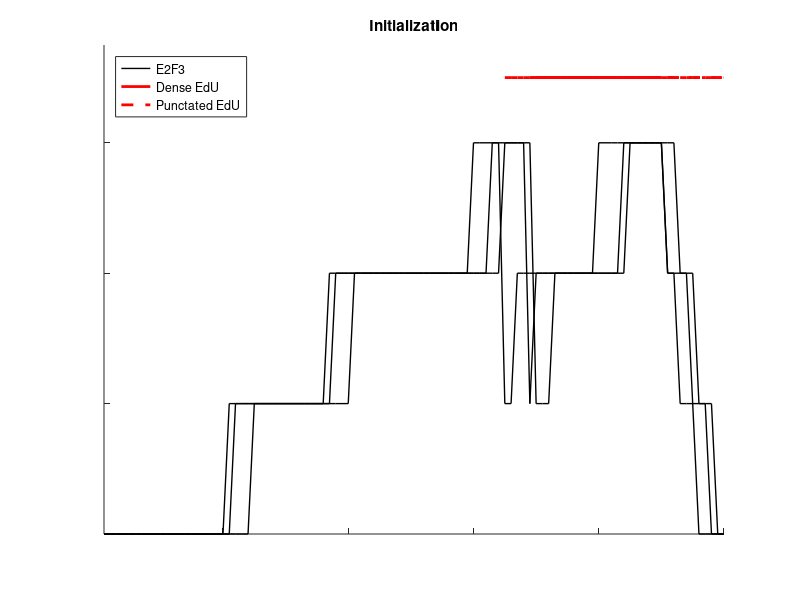
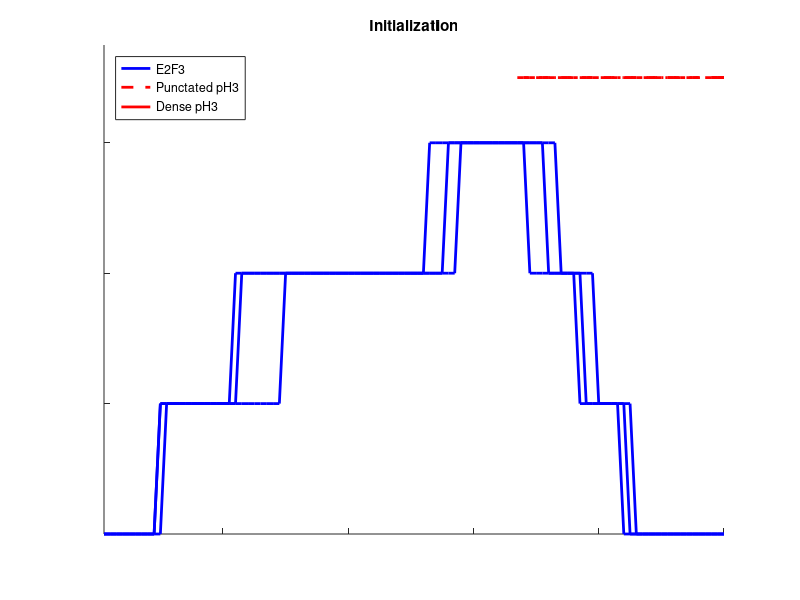
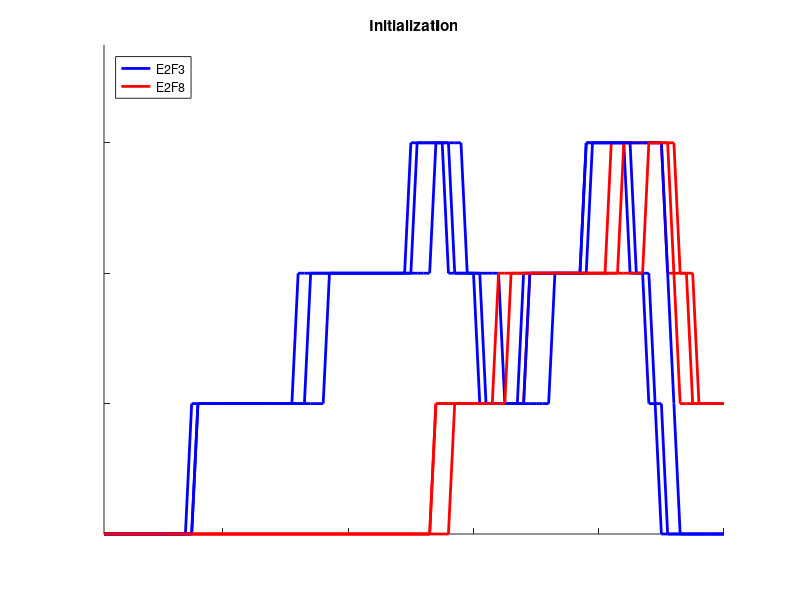
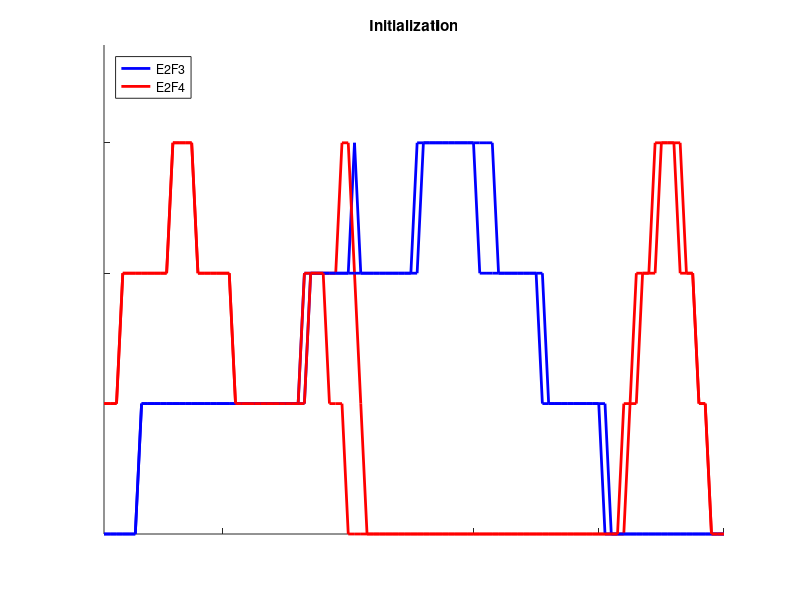

MATLAB code to generate these figures, in order: (Note: this script raises an error after producing the figures.)
# This program is free software; you can redistribute it and/or modify it under the terms of the GNU Affero General Public License version 3 as published by the Free Software Foundation:
# http://www.gnu.org/licenses/agpl-3.0.txt
############################################################

# data
# E2F3A - EdU
file = importdata ("./data/E2F3A_EdU.csv");
E2F3_EdU = ones(3,100);
currentIndex = ones(3,1);
for i = 1:size(file)(1)
  E2F3_EdU(1,currentIndex(1):(currentIndex(1)+file(i,2)-1)) = file(i,1);
  E2F3_EdU(2,currentIndex(2):(currentIndex(2)+file(i,3)-1)) = file(i,1);
  E2F3_EdU(3,currentIndex(3):(currentIndex(3)+file(i,4)-1)) = file(i,1);
  currentIndex(1) = currentIndex(1) + file(i,2);
  currentIndex(2) = currentIndex(2) + file(i,3);
  currentIndex(3) = currentIndex(3) + file(i,4);
end
# EdU - E2F3A
file = importdata ("./data/EdU_E2F3A.csv");
EdU_E2F3 = ones(3,100);
currentIndex = ones(3,1);
for i = 1:size(file)(1)
  EdU_E2F3(1,currentIndex(1):(currentIndex(1)+file(i,2)-1)) = file(i,1);
  EdU_E2F3(2,currentIndex(2):(currentIndex(2)+file(i,3)-1)) = file(i,1);
  EdU_E2F3(3,currentIndex(3):(currentIndex(3)+file(i,4)-1)) = file(i,1);
  currentIndex(1) = currentIndex(1) + file(i,2);
  currentIndex(2) = currentIndex(2) + file(i,3);
  currentIndex(3) = currentIndex(3) + file(i,4);
end
# E2F3A - pH3
file = importdata ("./data/E2F3A_pH3.csv");
E2F3_pH3 = ones(3,100);
currentIndex = ones(3,1);
for i = 1:size(file)(1)
  E2F3_pH3(1,currentIndex(1):(currentIndex(1)+file(i,2)-1)) = file(i,1);
  E2F3_pH3(2,currentIndex(2):(currentIndex(2)+file(i,3)-1)) = file(i,1);
  E2F3_pH3(3,currentIndex(3):(currentIndex(3)+file(i,4)-1)) = file(i,1);
  currentIndex(1) = currentIndex(1) + file(i,2);
  currentIndex(2) = currentIndex(2) + file(i,3);
  currentIndex(3) = currentIndex(3) + file(i,4);
end
# pH3 - E2F3A
file = importdata ("./data/pH3_E2F3A.csv");
pH3_E2F3 = ones(3,100);
currentIndex = ones(3,1);
for i = 1:size(file)(1)
  pH3_E2F3(1,currentIndex(1):(currentIndex(1)+file(i,2)-1)) = file(i,1);
  pH3_E2F3(2,currentIndex(2):(currentIndex(2)+file(i,3)-1)) = file(i,1);
  pH3_E2F3(3,currentIndex(3):(currentIndex(3)+file(i,4)-1)) = file(i,1);
  currentIndex(1) = currentIndex(1) + file(i,2);
  currentIndex(2) = currentIndex(2) + file(i,3);
  currentIndex(3) = currentIndex(3) + file(i,4);
end
# E2F8 - EdU
file = importdata ("./data/E2F8_EdU.csv");
E2F8_EdU = ones(3,100);
currentIndex = ones(3,1);
for i = 1:size(file)(1)
  E2F8_EdU(1,currentIndex(1):(currentIndex(1)+file(i,2)-1)) = file(i,1);
  E2F8_EdU(2,currentIndex(2):(currentIndex(2)+file(i,3)-1)) = file(i,1);
  E2F8_EdU(3,currentIndex(3):(currentIndex(3)+file(i,4)-1)) = file(i,1);
  currentIndex(1) = currentIndex(1) + file(i,2);
  currentIndex(2) = currentIndex(2) + file(i,3);
  currentIndex(3) = currentIndex(3) + file(i,4);
end
# EdU - E2F8
file = importdata ("./data/EdU_E2F8.csv");
EdU_E2F8 = ones(3,100);
currentIndex = ones(3,1);
for i = 1:size(file)(1)
  EdU_E2F8(1,currentIndex(1):(currentIndex(1)+file(i,2)-1)) = file(i,1);
  EdU_E2F8(2,currentIndex(2):(currentIndex(2)+file(i,3)-1)) = file(i,1);
  EdU_E2F8(3,currentIndex(3):(currentIndex(3)+file(i,4)-1)) = file(i,1);
  currentIndex(1) = currentIndex(1) + file(i,2);
  currentIndex(2) = currentIndex(2) + file(i,3);
  currentIndex(3) = currentIndex(3) + file(i,4);
end
#E2F8 - pH3
file = importdata ("./data/E2F8_pH3.csv");
E2F8_pH3 = ones(3,100);
currentIndex = ones(3,1);
for i = 1:size(file)(1)
  E2F8_pH3(1,currentIndex(1):(currentIndex(1)+file(i,2)-1)) = file(i,1);
  E2F8_pH3(2,currentIndex(2):(currentIndex(2)+file(i,3)-1)) = file(i,1);
  E2F8_pH3(3,currentIndex(3):(currentIndex(3)+file(i,4)-1)) = file(i,1);
  currentIndex(1) = currentIndex(1) + file(i,2);
  currentIndex(2) = currentIndex(2) + file(i,3);
  currentIndex(3) = currentIndex(3) + file(i,4);
end
# pH3 - E2F8
file = importdata ("./data/pH3_E2F8.csv");
pH3_E2F8 = ones(3,100);
currentIndex = ones(3,1);
for i = 1:size(file)(1)
  pH3_E2F8(1,currentIndex(1):(currentIndex(1)+file(i,2)-1)) = file(i,1);
  pH3_E2F8(2,currentIndex(2):(currentIndex(2)+file(i,3)-1)) = file(i,1);
  pH3_E2F8(3,currentIndex(3):(currentIndex(3)+file(i,4)-1)) = file(i,1);
  currentIndex(1) = currentIndex(1) + file(i,2);
  currentIndex(2) = currentIndex(2) + file(i,3);
  currentIndex(3) = currentIndex(3) + file(i,4);
end
# E2F3A - E2F8
file = importdata ("./data/E2F3A_E2F8.csv");
E2F3_E2F8 = ones(3,100);
currentIndex = ones(3,1);
for i = 1:size(file)(1)
  E2F3_E2F8(1,currentIndex(1):(currentIndex(1)+file(i,2)-1)) = file(i,1);
  E2F3_E2F8(2,currentIndex(2):(currentIndex(2)+file(i,3)-1)) = file(i,1);
  E2F3_E2F8(3,currentIndex(3):(currentIndex(3)+file(i,4)-1)) = file(i,1);
  currentIndex(1) = currentIndex(1) + file(i,2);
  currentIndex(2) = currentIndex(2) + file(i,3);
  currentIndex(3) = currentIndex(3) + file(i,4);
end
# E2F8 - E2F3A
file = importdata ("./data/E2F8_E2F3A.csv");
E2F8_E2F3 = ones(3,100);
currentIndex = ones(3,1);
for i = 1:size(file)(1)
  E2F8_E2F3(1,currentIndex(1):(currentIndex(1)+file(i,2)-1)) = file(i,1);
  E2F8_E2F3(2,currentIndex(2):(currentIndex(2)+file(i,3)-1)) = file(i,1);
  E2F8_E2F3(3,currentIndex(3):(currentIndex(3)+file(i,4)-1)) = file(i,1);
  currentIndex(1) = currentIndex(1) + file(i,2);
  currentIndex(2) = currentIndex(2) + file(i,3);
  currentIndex(3) = currentIndex(3) + file(i,4);
end
# E2F4 - EdU
file = importdata ("./data/E2F4_EdU.csv");
E2F4_EdU = ones(2,100);
currentIndex = ones(2,1);
for i = 1:size(file)(1)
  E2F4_EdU(1,currentIndex(1):(currentIndex(1)+file(i,2)-1)) = file(i,1);
  E2F4_EdU(2,currentIndex(2):(currentIndex(2)+file(i,3)-1)) = file(i,1);
  currentIndex(1) = currentIndex(1) + file(i,2);
  currentIndex(2) = currentIndex(2) + file(i,3);
end
# EdU - E2F4
file = importdata ("./data/EdU_E2F4.csv");
EdU_E2F4 = ones(2,100);
currentIndex = ones(2,1);
for i = 1:size(file)(1)
  EdU_E2F4(1,currentIndex(1):(currentIndex(1)+file(i,2)-1)) = file(i,1);
  EdU_E2F4(2,currentIndex(2):(currentIndex(2)+file(i,3)-1)) = file(i,1);
  currentIndex(1) = currentIndex(1) + file(i,2);
  currentIndex(2) = currentIndex(2) + file(i,3);
end
# E2F4 - pH3
file = importdata ("./data/E2F4_pH3.csv");
E2F4_pH3 = ones(2,100);
currentIndex = ones(2,1);
for i = 1:size(file)(1)
  E2F4_pH3(1,currentIndex(1):(currentIndex(1)+file(i,2)-1)) = file(i,1);
  E2F4_pH3(2,currentIndex(2):(currentIndex(2)+file(i,3)-1)) = file(i,1);
  currentIndex(1) = currentIndex(1) + file(i,2);
  currentIndex(2) = currentIndex(2) + file(i,3);
end
# pH3 - E2F4
file = importdata ("./data/pH3_E2F4.csv");
pH3_E2F4 = ones(2,100);
currentIndex = ones(2,1);
for i = 1:size(file)(1)
  pH3_E2F4(1,currentIndex(1):(currentIndex(1)+file(i,2)-1)) = file(i,1);
  pH3_E2F4(2,currentIndex(2):(currentIndex(2)+file(i,3)-1)) = file(i,1);
  currentIndex(1) = currentIndex(1) + file(i,2);
  currentIndex(2) = currentIndex(2) + file(i,3);
end
# E2F3A - E2F4
file = importdata ("./data/E2F3A_E2F4.csv");
E2F3_E2F4 = ones(2,100);
currentIndex = ones(2,1);
for i = 1:size(file)(1)
  E2F3_E2F4(1,currentIndex(1):(currentIndex(1)+file(i,2)-1)) = file(i,1);
  E2F3_E2F4(2,currentIndex(2):(currentIndex(2)+file(i,3)-1)) = file(i,1);
  currentIndex(1) = currentIndex(1) + file(i,2);
  currentIndex(2) = currentIndex(2) + file(i,3);
end
#E2F4 - E2F3A
file = importdata ("./data/E2F4_E2F3A.csv");
E2F4_E2F3 = ones(2,100);
currentIndex = ones(2,1);
for i = 1:size(file)(1)
  E2F4_E2F3(1,currentIndex(1):(currentIndex(1)+file(i,2)-1)) = file(i,1);
  E2F4_E2F3(2,currentIndex(2):(currentIndex(2)+file(i,3)-1)) = file(i,1);
  currentIndex(1) = currentIndex(1) + file(i,2);
  currentIndex(2) = currentIndex(2) + file(i,3);
end

# plot variables
x=1:100;
xx = linspace (0, 100, 400);

# initialization figures
# E2F3 - EdU
hf=figure();
hold on;
for i = 1:3
  plot(x,E2F3_EdU(i,:),'k','LineWidth',1,x(EdU_E2F3(i,:)==1),(EdU_E2F3(EdU_E2F3(i,:)==1)+3.5),'r-','LineWidth',2,x(EdU_E2F3(i,:)==2),(EdU_E2F3(EdU_E2F3(i,:)==2)+3.5),'r--','LineWidth',2)
end
axis([1 100 0 3.75],"nolabel");
legend("E2F3","Dense EdU","Punctated EdU","location","NorthWest");
title("Initialization");
print (hf, "./results/E2F3-EdU_MW_initialization.png");
close();
# E2F3 - pH3
hf=figure();
hold on;
for i = 1:3
  plot(x,E2F3_pH3(i,:),'b','LineWidth',2,x(pH3_E2F3(i,:)==1),(pH3_E2F3(pH3_E2F3(i,:)==1)+3.5),'r--','LineWidth',2,x(pH3_E2F3(i,:)==2),(pH3_E2F3(pH3_E2F3(i,:)==2)+3.5),'r-','LineWidth',2)
end
axis([1 100 0 3.75],"nolabel");
legend("E2F3","Punctated pH3","Dense pH3","location","NorthWest");
title("Initialization");
print (hf, "./results/E2F3-pH3_MW_initialization.png");
close();
# E2F3 - E2F8
hf=figure();
hold on;
for i = 1:3
  plot(x,E2F3_E2F8(i,:),'b-','LineWidth',2,E2F8_E2F3(i,:),'r-','LineWidth',2);
end
axis([1 100 0 3.75],"nolabel");
legend("E2F3","E2F8","location","NorthWest")
title("Initialization")
print (hf, "./results/E2F3-E2F8_MW_initialization.png");
close();
# E2F3 - E2F4
hf=figure();
hold on;
for i = 1:2
  plot(x,E2F3_E2F4(i,:),'b-','LineWidth',2,E2F4_E2F3(i,:),'r-','LineWidth',2)
end
axis([1 100 0 3.75],"nolabel")
legend("E2F3","E2F4","location","NorthWest")
title("Initialization")
print (hf, "./results/E2F3-E2F4_MW_initialization.png");
close();
# E2F8 - EdU
hf=figure();
hold on;
for i = 1:3
  plot(x,E2F8_EdU(i,:),'b','LineWidth',2,x(EdU_E2F8(i,:)==1),(EdU_E2F8(EdU_E2F8(i,:)==1)+3.5),'r-','LineWidth',2,x(EdU_E2F8(i,:)==2),(EdU_E2F8(EdU_E2F8(i,:)==2)+3.5),'r--','LineWidth',2)
end
axis([1 100 0 3.75],"nolabel")
legend("E2F8","Dense EdU","Punctated EdU","location","NorthWest")
title("Initialization")
print (hf, "./results/E2F8-EdU_MW_initialization.png");
close();
# E2F8 - pH3
hf=figure();
hold on;
for i = 1:3
  plot(x,E2F8_pH3(i,:),'b','LineWidth',2,x(pH3_E2F8(i,:)==1),(pH3_E2F8(pH3_E2F8(i,:)==1)+3.5),'r--','LineWidth',2,x(pH3_E2F8(i,:)==2),(pH3_E2F8(pH3_E2F8(i,:)==2)+3.5),'r-','LineWidth',2)
end
axis([1 100 0 3.75],"nolabel")
legend("E2F8","Punctated pH3","Dense pH3","location","NorthWest")
title("Initialization")
print (hf, "./results/E2F8-pH3_MW_initialization.png");
close();
# E2F4 - EdU
hf=figure();
hold on;
for i = 1:2
  plot(x,E2F4_EdU(i,:),'b','LineWidth',2,x(EdU_E2F4(i,:)==1),(EdU_E2F4(EdU_E2F4(i,:)==1)+3.5),'r-','LineWidth',2,x(EdU_E2F4(i,:)==2),(EdU_E2F4(EdU_E2F4(i,:)==2)+3.5),'r--','LineWidth',2)
end
axis([1 100 0 3.75],"nolabel")
legend("E2F4","Dense EdU","Punctated EdU","location","NorthWest")
title("Initialization")
print (hf, "./results/E2F4-EdU_MW_initialization.png");
close();
# E2F4 - pH3
hf=figure();
hold on;
for i = 1:2
  plot(x,E2F4_pH3(i,:),'b','LineWidth',2,x(pH3_E2F4(i,:)==1),(pH3_E2F4(pH3_E2F4(i,:)==1)+3.5),'r--','LineWidth',2,x(pH3_E2F4(i,:)==2),(pH3_E2F4(pH3_E2F4(i,:)==2)+3.5),'r-','LineWidth',2)
end
axis([1 100 0 3.75],"nolabel")
legend("E2F4","Punctated pH3","Dense pH3","location","NorthWest")
title("Initialization")
print (hf, "./results/E2F4-pH3_MW_initialization.png");
close();


# E2F3 - swap between EdU and pH3 that minimizes the distance between E2F3_EdU and E2F3_pH3
swapped_E2F3_EdU = E2F3_EdU;
swapped_EdU_E2F3 = EdU_E2F3;
for i = 1:3
  minDistance = inf;
  for p = 1:100
    swapVector = [p:100,1:(p-1)];
    currentDistance = 0;
    for j = 1:3
      currentDistance = currentDistance + sum((E2F3_EdU(i,swapVector)-E2F3_pH3(j,:)).^2);
    end
    if (currentDistance<minDistance)
      minDistance = currentDistance;
      swapped_E2F3_EdU(i,:) = E2F3_EdU(i,swapVector);
      swapped_EdU_E2F3(i,:) = EdU_E2F3(i,swapVector);
    endif
  end
end
# E2F8 - swap between EdU and pH3 that minimizes the distance between E2F8_EdU and E2F8_pH3
swapped_E2F8_EdU = E2F8_EdU;
swapped_EdU_E2F8 = EdU_E2F8;
for i = 1:3
  minDistance = inf;
  for p = 1:100
    swapVector = [p:100,1:(p-1)];
    currentDistance = 0;
    for j = 1:3
      currentDistance = currentDistance + sum((E2F8_EdU(i,swapVector)-E2F8_pH3(j,:)).^2);
    end
    if (currentDistance<minDistance)
      minDistance = currentDistance;
      swapped_E2F8_EdU(i,:) = E2F8_EdU(i,swapVector);
      swapped_EdU_E2F8(i,:) = EdU_E2F8(i,swapVector);
    endif
  end
end
# E2F4 - swap between EdU associated with E2F4 and EdU associated with E2F3 and E2F8
swapped_E2F4_EdU = E2F4_EdU;
swapped_EdU_E2F4 = EdU_E2F4;
for i = 1:2
  minDistance = inf;
  for p = 1:100
    swapVector = [p:100,1:(p-1)];
    currentDistance = 0;
    for j = 1:2
      currentDistance = currentDistance + sum((E2F4_EdU(i,swapVector)-E2F4_pH3(j,:)).^2);
    end
    if (currentDistance<minDistance)
      minDistance = currentDistance;
      swapped_E2F4_EdU(i,:) = E2F4_EdU(i,swapVector);
      swapped_EdU_E2F4(i,:) = EdU_E2F4(i,swapVector);
    endif
  end
end
# swap that minimizes distance between E2Fs for EdU and pH3 and distance between EdUs
inter_E2F3_EdU = swapped_E2F3_EdU;
final_EdU_E2F3 = swapped_EdU_E2F3;
inter_E2F8_EdU = swapped_E2F8_EdU;
final_EdU_E2F8 = swapped_EdU_E2F8;
inter_E2F4_EdU = swapped_E2F4_EdU;
final_EdU_E2F4 = swapped_EdU_E2F4;

# E2F3A initial registration
hf=figure();
hold on;
for i = 1:3
  plot(x,inter_E2F3_EdU(i,:),'r--','LineWidth',2,E2F3_pH3(i,:),'b--','LineWidth',2, ...
     x(final_EdU_E2F3(i,:)==1),(final_EdU_E2F3(final_EdU_E2F3(i,:)==1)+3.5+i*.1),'r-','LineWidth',2,x(final_EdU_E2F3(i,:)==2),(final_EdU_E2F3(final_EdU_E2F3(i,:)==2)+3.5+i*.1),'r--','LineWidth',2, ...
     x(pH3_E2F3(i,:)==1),(pH3_E2F3(pH3_E2F3(i,:)==1)+4+i*.1),'r--','LineWidth',2,x(pH3_E2F3(i,:)==2),(pH3_E2F3(pH3_E2F3(i,:)==2)+4+i*.1),'r-','LineWidth',2);
end
axis([1 100 0 4.5],"nolabel")
legend("E2F3 1","E2F3 2","location","NorthWest")
title("EdU registration based on pH3 levels for E2F3A")
print (hf, "./results/E2F3_MW_initialRegistration1.png");
close();
# E2F8 initial registration
hf=figure();
hold on;
for i = 1:3
  plot(x,inter_E2F8_EdU(i,:),'r--','LineWidth',2,E2F8_pH3(i,:),'b--','LineWidth',2, ...
     x(final_EdU_E2F8(i,:)==1),(final_EdU_E2F8(final_EdU_E2F8(i,:)==1)+3.5+i*.1),'r-','LineWidth',2,x(final_EdU_E2F8(i,:)==2),(final_EdU_E2F8(final_EdU_E2F8(i,:)==2)+3.5+i*.1),'r--','LineWidth',2, ...
     x(pH3_E2F8(i,:)==1),(pH3_E2F8(pH3_E2F8(i,:)==1)+4+i*.1),'r--','LineWidth',2,x(pH3_E2F8(i,:)==2),(pH3_E2F8(pH3_E2F8(i,:)==2)+4+i*.1),'r-','LineWidth',2);
end
axis([1 100 0 4.5],"nolabel")
legend("E2F8 1","E2F8 2","location","NorthWest")
title("EdU registration based on pH3 levels for E2F8")
print (hf, "./results/E2F8_MW_initialRegistration1.png");
close();
# E2F4 initial registration
hf=figure();
hold on;
for i = 1:2
  plot(x,inter_E2F4_EdU(i,:),'r--','LineWidth',2,E2F4_pH3(i,:),'b--','LineWidth',2, ...
     x(final_EdU_E2F4(i,:)==1),(final_EdU_E2F4(final_EdU_E2F4(i,:)==1)+3.5+i*.1),'r-','LineWidth',2,x(final_EdU_E2F4(i,:)==2),(final_EdU_E2F4(final_EdU_E2F4(i,:)==2)+3.5+i*.1),'r--','LineWidth',2, ...
     x(pH3_E2F4(i,:)==1),(pH3_E2F4(pH3_E2F4(i,:)==1)+4+i*.1),'r--','LineWidth',2,x(pH3_E2F4(i,:)==2),(pH3_E2F4(pH3_E2F4(i,:)==2)+4+i*.1),'r-','LineWidth',2);
end
axis([1 100 0 4.5],"nolabel")
legend("E2F4 1","E2F4 2","location","NorthWest")
title("EdU registration based on pH3 levels for E2F4")
print (hf, "./results/E2F4_MW_initialRegistration1.png");
close();
# EdU and pH3 over E2Fs
hf=figure();
hold on;
for i = 1:2
  plot(x(final_EdU_E2F3(i,:)==1),(final_EdU_E2F3(final_EdU_E2F3(i,:)==1)+i*.1),'r-','LineWidth',2,x(final_EdU_E2F3(i,:)==2),(final_EdU_E2F3(final_EdU_E2F3(i,:)==2)+i*.1),'r--','LineWidth',2, ...
     x(pH3_E2F3(i,:)==1),(pH3_E2F3(pH3_E2F3(i,:)==1)+2+i*.1),'r--','LineWidth',2,x(pH3_E2F3(i,:)==2),(pH3_E2F3(pH3_E2F3(i,:)==2)+2+i*.1),'r-','LineWidth',2, ...
     x(final_EdU_E2F8(i,:)==1),(final_EdU_E2F8(final_EdU_E2F8(i,:)==1)+0.5+i*.1),'r-','LineWidth',2,x(final_EdU_E2F8(i,:)==2),(final_EdU_E2F8(final_EdU_E2F8(i,:)==2)+0.5+i*.1),'r--','LineWidth',2, ...
     x(pH3_E2F8(i,:)==1),(pH3_E2F8(pH3_E2F8(i,:)==1)+2.5+i*.1),'r--','LineWidth',2,x(pH3_E2F8(i,:)==2),(pH3_E2F8(pH3_E2F8(i,:)==2)+2.5+i*.1),'r-','LineWidth',2, ...
     x(final_EdU_E2F4(i,:)==1),(final_EdU_E2F4(final_EdU_E2F4(i,:)==1)+1+i*.1),'r-','LineWidth',2,x(final_EdU_E2F4(i,:)==2),(final_EdU_E2F4(final_EdU_E2F4(i,:)==2)+1+i*.1),'r--','LineWidth',2, ...
     x(pH3_E2F4(i,:)==1),(pH3_E2F4(pH3_E2F4(i,:)==1)+3+i*.1),'r--','LineWidth',2,x(pH3_E2F4(i,:)==2),(pH3_E2F4(pH3_E2F4(i,:)==2)+3+i*.1),'r-','LineWidth',2);
end
plot(x(final_EdU_E2F3(3,:)==1),(final_EdU_E2F3(final_EdU_E2F3(3,:)==1)+3*.1),'r-','LineWidth',2,x(final_EdU_E2F3(3,:)==2),(final_EdU_E2F3(final_EdU_E2F3(3,:)==2)+3*.1),'r--','LineWidth',2, ...
     x(pH3_E2F3(3,:)==1),(pH3_E2F3(pH3_E2F3(3,:)==1)+2+3*.1),'r--','LineWidth',2,x(pH3_E2F3(3,:)==2),(pH3_E2F3(pH3_E2F3(3,:)==2)+2+3*.1),'r-','LineWidth',2, ...
     x(final_EdU_E2F8(3,:)==1),(final_EdU_E2F8(final_EdU_E2F8(3,:)==1)+0.5+3*.1),'r-','LineWidth',2,x(final_EdU_E2F8(3,:)==2),(final_EdU_E2F8(final_EdU_E2F8(3,:)==2)+0.5+3*.1),'r--','LineWidth',2, ...
     x(pH3_E2F8(3,:)==1),(pH3_E2F8(pH3_E2F8(3,:)==1)+2.5+3*.1),'r--','LineWidth',2,x(pH3_E2F8(3,:)==2),(pH3_E2F8(pH3_E2F8(3,:)==2)+2.5+3*.1),'r-','LineWidth',2);
axis([1 100 0 3.5],"nolabel")
title("EdU registration based on pH3 levels for each E2F independently")
print (hf, "./results/EdU_MW_initialRegistration1.png");
close();


swapped_E2F3_EdU = E2F3_EdU;
swapped_EdU_E2F3 = EdU_E2F3;
for i = 1:3
  minDistance = inf;
  for p = 1:100
    swapVector = [p:100,1:(p-1)];
    currentDistance = 0;
    for j = 1:3
      currentDistance = currentDistance + sum((E2F3_EdU(i,swapVector)-E2F3_pH3(j,:)).^2);
    end
    if (currentDistance<minDistance)
      minDistance = currentDistance;
      swapped_E2F3_EdU(i,:) = E2F3_EdU(i,swapVector);
      swapped_EdU_E2F3(i,:) = EdU_E2F3(i,swapVector);
    endif
  end
end


# 2nd stage swap: EdU swap accross E2Fs
nbIters=10;
for k = 1:nbIters
  # swap for E2F3A related curves that minimize the distance between Edu and pH3 over E2Fs
  for i = 1:3
    minDistance=inf;
    for p = 1:100
      swapVector = [p:100,1:(p-1)];
      currentDistance = 0;
      for j = 1:2
        currentDistance = currentDistance + sum((swapped_E2F3_EdU(i,swapVector)-E2F3_pH3(j,:)).^2) + ...
                        sum((swapped_EdU_E2F3(i,swapVector)-swapped_EdU_E2F8(j,:)).^2 + ...
                        (swapped_EdU_E2F3(i,swapVector)-swapped_EdU_E2F4(j,:)).^2);
      end
      currentDistance = currentDistance + sum((swapped_E2F3_EdU(i,swapVector)-E2F3_pH3(3,:)).^2) + ...
                        sum((swapped_EdU_E2F3(i,swapVector)-swapped_EdU_E2F8(3,:)).^2);
      if (currentDistance<minDistance)
        minDistance = currentDistance;
        inter_E2F3_EdU(i,:) = swapped_E2F3_EdU(i,swapVector);
        final_EdU_E2F3(i,:) = swapped_EdU_E2F3(i,swapVector);
      endif
    end
  end
  # swap for E2F8 related curves that minimize the distance between Edu and pH3 over E2Fs
  for i = 1:3
    minDistance=inf;
    for p = 1:100
      swapVector = [p:100,1:(p-1)];
      currentDistance = 0;
      for j = 1:2
        currentDistance = currentDistance + sum((swapped_E2F8_EdU(i,swapVector)-E2F8_pH3(j,:)).^2) + ...
                        sum((swapped_EdU_E2F8(i,swapVector)-swapped_EdU_E2F3(j,:)).^2 + ...
                        (swapped_EdU_E2F8(i,swapVector)-swapped_EdU_E2F4(j,:)).^2);
      end
      currentDistance = currentDistance + sum((swapped_E2F8_EdU(i,swapVector)-E2F8_pH3(3,:)).^2) + ...
                        sum((swapped_EdU_E2F8(i,swapVector)-swapped_EdU_E2F3(3,:)).^2);
      if (currentDistance<minDistance)
        minDistance = currentDistance;
        inter_E2F8_EdU(i,:) = swapped_E2F8_EdU(i,swapVector);
        final_EdU_E2F8(i,:) = swapped_EdU_E2F8(i,swapVector);
      endif
    end
  end
  # swap for E2F4 related curves that minimize the distance between Edu and pH3 over E2Fs
  for i = 1:2
    minDistance=inf;
    for p = 1:100
      swapVector = [p:100,1:(p-1)];
      currentDistance = 0;
      for j = 1:2
        currentDistance = currentDistance + sum((swapped_E2F4_EdU(i,swapVector)-E2F4_pH3(j,:)).^2) + ...
                        sum((swapped_EdU_E2F4(i,swapVector)-swapped_EdU_E2F3(j,:)).^2 + ...
                        (swapped_EdU_E2F4(i,swapVector)-swapped_EdU_E2F8(j,:)).^2);
      end
      currentDistance = currentDistance + sum((swapped_EdU_E2F4(i,swapVector)-swapped_EdU_E2F3(j,:)).^2 + ...
                        (swapped_EdU_E2F4(i,swapVector)-swapped_EdU_E2F8(j,:)).^2);
      if (currentDistance<minDistance)
        minDistance = currentDistance;
        inter_E2F4_EdU(i,:) = swapped_E2F4_EdU(i,swapVector);
        final_EdU_E2F4(i,:) = swapped_EdU_E2F4(i,swapVector);
      endif
    end
  end
end

# E2F3A initial registration stage 2
hf=figure();
hold on;
for i = 1:3
  plot(x,inter_E2F3_EdU(i,:),'r--','LineWidth',2,E2F3_pH3(i,:),'b--','LineWidth',2, ...
     x(final_EdU_E2F3(i,:)==1),(final_EdU_E2F3(final_EdU_E2F3(i,:)==1)+3.5+i*.1),'r-','LineWidth',2,x(final_EdU_E2F3(i,:)==2),(final_EdU_E2F3(final_EdU_E2F3(i,:)==2)+3.5+i*.1),'r--','LineWidth',2, ...
     x(pH3_E2F3(i,:)==1),(pH3_E2F3(pH3_E2F3(i,:)==1)+4+i*.1),'r--','LineWidth',2,x(pH3_E2F3(i,:)==2),(pH3_E2F3(pH3_E2F3(i,:)==2)+4+i*.1),'r-','LineWidth',2);
end
axis([1 100 0 4.5],"nolabel")
legend("E2F3 1","E2F3 2","location","NorthWest")
title("EdU registration based on pH3 levels over E2Fs")
print (hf, "./results/E2F3_MW_initialRegistration2.png");
close();
# E2F8 initial registration stage 2
hf=figure();
hold on;
for i = 1:3
  plot(x,inter_E2F8_EdU(i,:),'r--','LineWidth',2,E2F8_pH3(i,:),'b--','LineWidth',2, ...
     x(final_EdU_E2F8(i,:)==1),(final_EdU_E2F8(final_EdU_E2F8(i,:)==1)+3.5+i*.1),'r-','LineWidth',2,x(final_EdU_E2F8(i,:)==2),(final_EdU_E2F8(final_EdU_E2F8(i,:)==2)+3.5+i*.1),'r--','LineWidth',2, ...
     x(pH3_E2F8(i,:)==1),(pH3_E2F8(pH3_E2F8(i,:)==1)+4+i*.1),'r--','LineWidth',2,x(pH3_E2F8(i,:)==2),(pH3_E2F8(pH3_E2F8(i,:)==2)+4+i*.1),'r-','LineWidth',2);
end
axis([1 100 0 4.5],"nolabel")
legend("E2F8 1","E2F8 2","location","NorthWest")
title("EdU registration based on pH3 levels over E2Fs")
print (hf, "./results/E2F8_MW_initialRegistration2.png");
close();
# E2F4 initial registration stage 2
hf=figure();
hold on;
for i = 1:2
  plot(x,inter_E2F4_EdU(i,:),'r--','LineWidth',2,E2F4_pH3(i,:),'b--','LineWidth',2, ...
     x(final_EdU_E2F4(i,:)==1),(final_EdU_E2F4(final_EdU_E2F4(i,:)==1)+3.5+i*.1),'r-','LineWidth',2,x(final_EdU_E2F4(i,:)==2),(final_EdU_E2F4(final_EdU_E2F4(i,:)==2)+3.5+i*.1),'r--','LineWidth',2, ...
     x(pH3_E2F4(i,:)==1),(pH3_E2F4(pH3_E2F4(i,:)==1)+4+i*.1),'r--','LineWidth',2,x(pH3_E2F4(i,:)==2),(pH3_E2F4(pH3_E2F4(i,:)==2)+4+i*.1),'r-','LineWidth',2);
end
axis([1 100 0 4.5],"nolabel")
legend("E2F4 1","E2F4 2","location","NorthWest")
title("EdU registration based on pH3 levels over E2Fs")
print (hf, "./results/E2F4_MW_initialRegistration2.png");
close();
# EdU and pH3 over E2Fs
hf=figure();
hold on;
for i = 1:2
  plot(x(final_EdU_E2F3(i,:)==1),(final_EdU_E2F3(final_EdU_E2F3(i,:)==1)+i*.1),'r-','LineWidth',2,x(final_EdU_E2F3(i,:)==2),(final_EdU_E2F3(final_EdU_E2F3(i,:)==2)+i*.1),'r--','LineWidth',2, ...
     x(pH3_E2F3(i,:)==1),(pH3_E2F3(pH3_E2F3(i,:)==1)+2+i*.1),'r--','LineWidth',2,x(pH3_E2F3(i,:)==2),(pH3_E2F3(pH3_E2F3(i,:)==2)+2+i*.1),'r-','LineWidth',2, ...
     x(final_EdU_E2F8(i,:)==1),(final_EdU_E2F8(final_EdU_E2F8(i,:)==1)+0.5+i*.1),'r-','LineWidth',2,x(final_EdU_E2F8(i,:)==2),(final_EdU_E2F8(final_EdU_E2F8(i,:)==2)+0.5+i*.1),'r--','LineWidth',2, ...
     x(pH3_E2F8(i,:)==1),(pH3_E2F8(pH3_E2F8(i,:)==1)+2.5+i*.1),'r--','LineWidth',2,x(pH3_E2F8(i,:)==2),(pH3_E2F8(pH3_E2F8(i,:)==2)+2.5+i*.1),'r-','LineWidth',2, ...
     x(final_EdU_E2F4(i,:)==1),(final_EdU_E2F4(final_EdU_E2F4(i,:)==1)+1+i*.1),'r-','LineWidth',2,x(final_EdU_E2F4(i,:)==2),(final_EdU_E2F4(final_EdU_E2F4(i,:)==2)+1+i*.1),'r--','LineWidth',2, ...
     x(pH3_E2F4(i,:)==1),(pH3_E2F4(pH3_E2F4(i,:)==1)+3+i*.1),'r--','LineWidth',2,x(pH3_E2F4(i,:)==2),(pH3_E2F4(pH3_E2F4(i,:)==2)+3+i*.1),'r-','LineWidth',2);
end
plot(x(final_EdU_E2F3(3,:)==1),(final_EdU_E2F3(final_EdU_E2F3(3,:)==1)+3*.1),'r-','LineWidth',2,x(final_EdU_E2F3(3,:)==2),(final_EdU_E2F3(final_EdU_E2F3(3,:)==2)+3*.1),'r--','LineWidth',2, ...
     x(pH3_E2F3(3,:)==1),(pH3_E2F3(pH3_E2F3(3,:)==1)+2+3*.1),'r--','LineWidth',2,x(pH3_E2F3(3,:)==2),(pH3_E2F3(pH3_E2F3(3,:)==2)+2+3*.1),'r-','LineWidth',2, ...
     x(final_EdU_E2F8(3,:)==1),(final_EdU_E2F8(final_EdU_E2F8(3,:)==1)+0.5+3*.1),'r-','LineWidth',2,x(final_EdU_E2F8(3,:)==2),(final_EdU_E2F8(final_EdU_E2F8(3,:)==2)+0.5+3*.1),'r--','LineWidth',2, ...
     x(pH3_E2F8(3,:)==1),(pH3_E2F8(pH3_E2F8(3,:)==1)+2.5+3*.1),'r--','LineWidth',2,x(pH3_E2F8(3,:)==2),(pH3_E2F8(pH3_E2F8(3,:)==2)+2.5+3*.1),'r-','LineWidth',2);
axis([1 100 0 3.5],"nolabel")
title("EdU registration based on pH3 levels over E2Fs")
print (hf, "./results/EdU_MW_initialRegistration2.png");
close();

######################################################################
# Hungarian algorithm
######################################################################
# Register E2F3, E2F8 and E2F4 all together
######################################################################
current_E2F3_EdU = inter_E2F3_EdU;
current_E2F3_pH3 = E2F3_pH3;
current_E2F8_EdU = inter_E2F8_EdU;
current_E2F8_pH3 = E2F8_pH3;
current_E2F4_EdU = inter_E2F4_EdU;
current_E2F4_pH3 = E2F4_pH3;
current_E2F3_E2F8 = E2F3_E2F8;
current_E2F3_E2F4 = E2F3_E2F4;
current_E2F8_E2F3 = E2F8_E2F3;
current_E2F4_E2F3 = E2F4_E2F3;
nbIters=100;

for k = 1:nbIters
  # Register E2F3_EdU
  for p = 1:3
    E2F3_EdU_cost = zeros(100);
    for q = 1:2
      for i = 1:100
        for j = 1:100
          E2F3_EdU_cost(j,i) += ((current_E2F3_EdU(p,j)-current_E2F3_pH3(q,i))^2 + (current_E2F3_EdU(p,j)-current_E2F3_E2F8(q,i))^2 + ...
                                (current_E2F3_EdU(p,j)-current_E2F3_E2F4(q,i))^2);
        end
      end
    end
    for i = 1:100
      for j = 1:100
        E2F3_EdU_cost(j,i) += ((current_E2F3_EdU(p,j)-current_E2F3_pH3(3,i))^2 + (current_E2F3_EdU(p,j)-current_E2F3_E2F8(3,i))^2 + ...
                              100*(final_EdU_E2F3(p,j)-final_EdU_E2F3(p,i))^2 + sqrt(min([i-j,100-(i-j)])^2)/k);
      end
    end
    # Assignment with Hungarian algorithm
    [E2F3_EdU_C,E2F3_EdU_T] = hungarian(E2F3_EdU_cost);
    current_E2F3_EdU(p,:) = current_E2F3_EdU(p,E2F3_EdU_C);
    final_EdU_E2F3(p,:) = final_EdU_E2F3(p,E2F3_EdU_C);
  end
  # Register E2F3_pH3
  for p = 1:3
    E2F3_pH3_cost = zeros(100);
    for q = 1:2
      for i=1:100
        for j=1:100
          E2F3_pH3_cost(j,i) += ((current_E2F3_pH3(p,j)-current_E2F3_EdU(q,i))^2 + (current_E2F3_pH3(p,j)-current_E2F3_E2F8(q,i))^2 + ...
                                (current_E2F3_EdU(p,j)-current_E2F3_E2F4(q,i))^2);
        end
      end
    end
    for i=1:100
      for j=1:100
        E2F3_pH3_cost(j,i) += ((current_E2F3_pH3(p,j)-current_E2F3_EdU(3,i))^2 + (current_E2F3_pH3(p,j)-current_E2F3_E2F8(3,i))^2 + ...
                              100*(pH3_E2F3(p,j)-pH3_E2F3(p,i))^2 + sqrt(min([i-j,100-(i-j)])^2)/k);
      end
    end
    # Assignment with Hungarian algorithm
    [E2F3_pH3_C,E2F3_pH3_T] = hungarian(E2F3_pH3_cost);
    current_E2F3_pH3(p,:) = current_E2F3_pH3(p,E2F3_pH3_C);
    pH3_E2F3(p,:) = pH3_E2F3(p,E2F3_pH3_C);
  end
  # Register E2F8_EdU
  for p = 1:3
    E2F8_EdU_cost = zeros(100);
    for q = 1:3
      for i=1:100
        for j=1:100
          E2F8_EdU_cost(j,i) += ((current_E2F8_EdU(p,j)-current_E2F8_pH3(q,i))^2 + (current_E2F8_EdU(p,j)-current_E2F8_E2F3(q,i))^2);
        end
      end
    end
    for i=1:100
      for j=1:100
        E2F8_EdU_cost(j,i) += (100*(final_EdU_E2F8(p,j)-final_EdU_E2F8(p,i))^2 + sqrt(min([i-j,100-(i-j)])^2)/k);
      end
    end
    # Assignment with Hungarian algorithm
    [E2F8_EdU_C,E2F8_EdU_T] = hungarian(E2F8_EdU_cost);
    current_E2F8_EdU(p,:) = current_E2F8_EdU(p,E2F8_EdU_C);
    final_EdU_E2F8(p,:) = final_EdU_E2F8(p,E2F8_EdU_C);
  end
  # Register E2F3_pH3
  for p = 1:3
    E2F8_pH3_cost = zeros(100);
    for q = 1:3
      for i=1:100
        for j=1:100
          E2F8_pH3_cost(j,i) += ((current_E2F8_pH3(p,j)-current_E2F8_EdU(q,i))^2 + (current_E2F8_pH3(p,j)-current_E2F8_E2F3(q,i))^2);
        end
      end
    end
    for i=1:100
      for j=1:100
        E2F8_pH3_cost(j,i) += (100*(pH3_E2F8(p,j)-pH3_E2F8(p,i))^2 + sqrt(min([i-j,100-(i-j)])^2)/k);
      end
    end
    # Assignment with Hungarian algorithm
    [E2F8_pH3_C,E2F8_pH3_T] = hungarian(E2F8_pH3_cost);
    current_E2F8_pH3(p,:) = current_E2F8_pH3(p,E2F8_pH3_C);
    pH3_E2F8(p,:) = pH3_E2F8(p,E2F8_pH3_C);
  end
  # Register E2F4_EdU
  for p = 1:2
    E2F4_EdU_cost = zeros(100);
    for q = 1:2
      for i=1:100
        for j=1:100
          E2F4_EdU_cost(j,i) += ((current_E2F4_EdU(p,j)-current_E2F4_pH3(q,i))^2 + (current_E2F4_EdU(p,j)-current_E2F4_E2F3(q,i))^2);
        end
      end
    end
    for i=1:100
      for j=1:100
        E2F4_EdU_cost(j,i) += (100*(final_EdU_E2F4(p,j)-final_EdU_E2F4(p,i))^2 + sqrt(min([i-j,100-(i-j)])^2)/k);
      end
    end
    # Assignment with Hungarian algorithm
    [E2F4_EdU_C,E2F4_EdU_T] = hungarian(E2F4_EdU_cost);
    current_E2F4_EdU(p,:) = current_E2F4_EdU(p,E2F4_EdU_C);
    final_EdU_E2F4(p,:) = final_EdU_E2F4(p,E2F4_EdU_C);
  end
  # Register E2F4_pH3
  for p = 1:2
    E2F4_pH3_cost = zeros(100);
    for q = 1:2
      for i=1:100
        for j=1:100
          E2F4_pH3_cost(j,i) += ((current_E2F4_pH3(p,j)-current_E2F4_EdU(q,i))^2 + (current_E2F4_pH3(p,j)-current_E2F4_E2F3(q,i))^2);
        end
      end
    end
    for i=1:100
        for j=1:100
          E2F4_pH3_cost(j,i) += (100*(pH3_E2F4(p,j)-pH3_E2F4(p,i))^2 + sqrt(min([i-j,100-(i-j)])^2)/k);
        end
      end
    # Assignment with Hungarian algorithm
    [E2F4_pH3_C,E2F4_pH3_T] = hungarian(E2F4_pH3_cost);
    current_E2F4_pH3(p,:) = current_E2F4_pH3(p,E2F4_pH3_C);
    pH3_E2F4(p,:) = pH3_E2F4(p,E2F4_pH3_C);
  end
  # Register E2F3_E2F8
  for p = 1:3
    E2F38_cost = zeros(100);
    for q = 1:2
      for i=1:100
        for j=1:100
          E2F38_cost(j,i) += ((current_E2F3_E2F8(p,j)-current_E2F3_EdU(q,i))^2 + (current_E2F3_E2F8(p,j)-current_E2F3_pH3(q,i))^2 + ...
                              (current_E2F3_E2F8(p,j)-current_E2F3_E2F4(q,i))^2 + ...
                              (current_E2F8_E2F3(p,j)-current_E2F8_EdU(q,i))^2 + (current_E2F8_E2F3(p,j)-current_E2F8_pH3(q,i))^2);
        end
      end
    end
    for i=1:100
      for j=1:100
        E2F38_cost(j,i) += ((current_E2F3_E2F8(p,j)-current_E2F3_EdU(3,i))^2 + (current_E2F3_E2F8(p,j)-current_E2F3_pH3(3,i))^2 + ...
                            (current_E2F8_E2F3(p,j)-current_E2F8_EdU(3,i))^2 + (current_E2F8_E2F3(p,j)-current_E2F8_pH3(3,i))^2 + ...
                             sqrt(min([i-j,100-(i-j)])^2)/k);
      end
    end
    # Assignment with Hungarian algorithm
    [E2F38_C,E2F38_T] = hungarian(E2F38_cost);
    current_E2F3_E2F8(p,:) = current_E2F3_E2F8(p,E2F38_C);
    current_E2F8_E2F3(p,:) = current_E2F8_E2F3(p,E2F38_C);
  end
  # Register E2F3_E2F4
  for p = 1:2
    E2F34_cost = zeros(100);
    for q = 1:2
      for i=1:100
        for j=1:100
          E2F34_cost(j,i) += ((current_E2F3_E2F4(p,j)-current_E2F3_EdU(q,i))^2 + (current_E2F3_E2F4(p,j)-current_E2F3_pH3(q,i))^2 + ...
                              (current_E2F3_E2F4(p,j)-current_E2F3_E2F8(q,i))^2 + ...
                              (current_E2F4_E2F3(p,j)-current_E2F4_EdU(q,i))^2 + (current_E2F4_E2F3(p,j)-current_E2F4_pH3(q,i))^2);
        end
      end
    end
    for i=1:100
      for j=1:100
        E2F34_cost(j,i) += ((current_E2F3_E2F4(p,j)-current_E2F3_EdU(3,i))^2 + (current_E2F3_E2F4(p,j)-current_E2F3_pH3(3,i))^2 + ...
                            (current_E2F3_E2F4(p,j)-current_E2F3_E2F8(3,i))^2 + sqrt(min([i-j,100-(i-j)])^2)/k);
      end
    end
    # Assignment with Hungarian algorithm
    [E2F34_C,E2F34_T] = hungarian(E2F34_cost);
    current_E2F3_E2F4(p,:) = current_E2F3_E2F4(p,E2F34_C);
    current_E2F4_E2F3(p,:) = current_E2F4_E2F3(p,E2F34_C);
  end
end

# E2F3A registration
hf=figure();
hold on;
for i = 1:2
  plot(x,inter_E2F3_EdU(i,:),'r--','LineWidth',2,E2F3_pH3(i,:),'b--','LineWidth',2,current_E2F3_E2F8(i,:),'k--','LineWidth',2,current_E2F3_E2F4(i,:),'g--','LineWidth',2, ...
     x(final_EdU_E2F3(i,:)==1),(final_EdU_E2F3(final_EdU_E2F3(i,:)==1)+3.5+i*.1),'r-','LineWidth',2,x(final_EdU_E2F3(i,:)==2),(final_EdU_E2F3(final_EdU_E2F3(i,:)==2)+3.5+i*.1),'r--','LineWidth',2, ...
     x(pH3_E2F3(i,:)==1),(pH3_E2F3(pH3_E2F3(i,:)==1)+4+i*.1),'r--','LineWidth',2,x(pH3_E2F3(i,:)==2),(pH3_E2F3(pH3_E2F3(i,:)==2)+4+i*.1),'r-','LineWidth',2);
end
plot(x,inter_E2F3_EdU(3,:),'r--','LineWidth',2,E2F3_pH3(3,:),'b--','LineWidth',2,current_E2F3_E2F8(3,:),'k--','LineWidth',2, ...
     x(final_EdU_E2F3(3,:)==1),(final_EdU_E2F3(final_EdU_E2F3(3,:)==1)+3.5+3*.1),'r-','LineWidth',2,x(final_EdU_E2F3(3,:)==2),(final_EdU_E2F3(final_EdU_E2F3(3,:)==2)+3.5+3*.1),'r--','LineWidth',2, ...
     x(pH3_E2F3(3,:)==1),(pH3_E2F3(pH3_E2F3(3,:)==1)+4+3*.1),'r--','LineWidth',2,x(pH3_E2F3(3,:)==2),(pH3_E2F3(pH3_E2F3(3,:)==2)+4+3*.1),'r-','LineWidth',2);
axis([1 100 0 4.5],"nolabel")
legend("E2F3A with EdU","E2F3A with pH3","E2F3A with E2F8","E2F3A with E2F4","location","NorthWest")
title("E2F3A registration")
print (hf, "./results/E2F3_MW_registration.png");
close();
# E2F8 registration
hf=figure();
hold on;
for i = 1:3
  plot(x,inter_E2F8_EdU(i,:),'r--','LineWidth',2,E2F8_pH3(i,:),'b--','LineWidth',2,current_E2F8_E2F3(i,:),'k--','LineWidth',2, ...
     x(final_EdU_E2F8(i,:)==1),(final_EdU_E2F8(final_EdU_E2F8(i,:)==1)+3.5+i*.1),'r-','LineWidth',2,x(final_EdU_E2F8(i,:)==2),(final_EdU_E2F8(final_EdU_E2F8(i,:)==2)+3.5+i*.1),'r--','LineWidth',2, ...
     x(pH3_E2F8(i,:)==1),(pH3_E2F8(pH3_E2F8(i,:)==1)+4+i*.1),'r--','LineWidth',2,x(pH3_E2F8(i,:)==2),(pH3_E2F8(pH3_E2F8(i,:)==2)+4+i*.1),'r-','LineWidth',2);
end
axis([1 100 0 4.5],"nolabel")
legend("E2F8 with EdU","E2F8 with pH3","E2F8 with E2F3A","location","NorthWest")
title("E2F8 registration")
print (hf, "./results/E2F8_MW_registration.png");
close();
# E2F4 registration
hf=figure();
hold on;
for i = 1:2
  plot(x,inter_E2F4_EdU(i,:),'r--','LineWidth',2,E2F4_pH3(i,:),'b--','LineWidth',2,current_E2F4_E2F3(i,:),'k--','LineWidth',2, ...
     x(final_EdU_E2F4(i,:)==1),(final_EdU_E2F4(final_EdU_E2F4(i,:)==1)+3.5+i*.1),'r-','LineWidth',2,x(final_EdU_E2F4(i,:)==2),(final_EdU_E2F4(final_EdU_E2F4(i,:)==2)+3.5+i*.1),'r--','LineWidth',2, ...
     x(pH3_E2F4(i,:)==1),(pH3_E2F4(pH3_E2F4(i,:)==1)+4+i*.1),'r--','LineWidth',2,x(pH3_E2F4(i,:)==2),(pH3_E2F4(pH3_E2F4(i,:)==2)+4+i*.1),'r-','LineWidth',2);
end
axis([1 100 0 4.5],"nolabel")
legend("E2F4 with EdU","E2F4 with pH3","E2F4 with E2F3A","location","NorthWest")
title("E2F4 registration")
print (hf, "./results/E2F4_MW_registration.png");
close();

final_E2F3_EdU = current_E2F3_EdU;
final_E2F3_pH3 = current_E2F3_pH3;
final_E2F3_E2F8 = current_E2F3_E2F8;
final_E2F3_E2F4 = current_E2F3_E2F4;
final_E2F8_EdU = current_E2F8_EdU;
final_E2F8_pH3 = current_E2F8_pH3;
final_E2F8_E2F3 = current_E2F8_E2F3;
final_E2F4_EdU = current_E2F4_EdU;
final_E2F4_pH3 = current_E2F4_pH3;
final_E2F4_E2F3 = current_E2F4_E2F3;

final_EdU = zeros(1,100);
final_pH3 = zeros(1,100);
EdUvalues = zeros(3,100);
pH3values = zeros(3,100);
for j = 1:2
  for i = 1:100
    EdUvalues(final_EdU_E2F3(j,i)+1,i) += 1;
    EdUvalues(final_EdU_E2F8(j,i)+1,i) += 1;
    EdUvalues(final_EdU_E2F4(j,i)+1,i) += 1;
    pH3values(pH3_E2F3(j,i)+1,i) += 1;
    pH3values(pH3_E2F8(j,i)+1,i) += 1;
    pH3values(pH3_E2F4(j,i)+1,i) += 1;
  end
end
for i = 1:100
  EdUvalues(final_EdU_E2F3(3,i)+1,i) += 1;
  EdUvalues(final_EdU_E2F8(3,i)+1,i) += 1;
  pH3values(pH3_E2F3(3,i)+1,i) += 1;
  pH3values(pH3_E2F8(3,i)+1,i) += 1;
end
for i =1:100
  if (EdUvalues(1,i)>3)
    final_EdU(i) = 0;
  elseif (EdUvalues(2,i)>3)
    final_EdU(i) = 1;
  else
    final_EdU(i) = 2;
  endif
  if (pH3values(1,i)>4)
    final_pH3(i) = 0;
  elseif (pH3values(2,i)>3)
    final_pH3(i) = 1;
  else
    final_pH3(i) = 2;
  endif
end


splineParameter=4;
pp_E2F3 = splinefit (x, (final_E2F3_EdU(1,:)+final_E2F3_pH3(1,:)+final_E2F3_E2F8(1,:)+final_E2F3_E2F4(1,:)+final_E2F3_EdU(2,:)+final_E2F3_pH3(2,:)+final_E2F3_E2F8(2,:)+final_E2F3_E2F4(2,:)+final_E2F3_EdU(3,:)+final_E2F3_pH3(3,:)+final_E2F3_E2F8(3,:))/11, splineParameter, "order", 5);
y_E2F3 = ppval (pp_E2F3, xx);
y_E2F3(y_E2F3<0) = 0;
%y_E2F3(380:400) = 0;
pp_E2F8 = splinefit (x, (final_E2F8_EdU(1,:)+final_E2F8_pH3(1,:)+final_E2F8_E2F3(1,:)+final_E2F8_EdU(2,:)+final_E2F8_pH3(2,:)+final_E2F8_E2F3(2,:)+final_E2F8_EdU(3,:)+final_E2F8_pH3(3,:)+final_E2F8_E2F3(3,:))/9, splineParameter, "order", 5);
y_E2F8 = ppval (pp_E2F8, xx);
%y_E2F8(1:130) = 0;
y_E2F8(y_E2F8<0) = 0;
pp_E2F4 = splinefit (x, (final_E2F4_EdU(1,:)+final_E2F4_pH3(1,:)+final_E2F4_E2F3(1,:)+final_E2F4_EdU(2,:)+final_E2F4_pH3(2,:)+final_E2F4_E2F3(2,:))/6, splineParameter, "order", 5);
y_E2F4 = ppval (pp_E2F4, xx);
y_E2F4(y_E2F4<0) = 0;

# E2F3A registration
hf=figure();
hold on;
for i = 1:2
  plot(x,inter_E2F3_EdU(i,:),'r--','LineWidth',2,E2F3_pH3(i,:),'b--','LineWidth',2,current_E2F3_E2F8(i,:),'k--','LineWidth',2,current_E2F3_E2F4(i,:),'g--','LineWidth',2, ...
     x(final_EdU_E2F3(i,:)==1),(final_EdU_E2F3(final_EdU_E2F3(i,:)==1)+3.5+i*.1),'r-','LineWidth',2,x(final_EdU_E2F3(i,:)==2),(final_EdU_E2F3(final_EdU_E2F3(i,:)==2)+3.5+i*.1),'r--','LineWidth',2, ...
     x(pH3_E2F3(i,:)==1),(pH3_E2F3(pH3_E2F3(i,:)==1)+4+i*.1),'r--','LineWidth',2,x(pH3_E2F3(i,:)==2),(pH3_E2F3(pH3_E2F3(i,:)==2)+4+i*.1),'r-','LineWidth',2);
end
plot(x,inter_E2F3_EdU(3,:),'r--','LineWidth',2,E2F3_pH3(3,:),'b--','LineWidth',2,current_E2F3_E2F8(3,:),'k--','LineWidth',2, ...
     x(final_EdU_E2F3(3,:)==1),(final_EdU_E2F3(final_EdU_E2F3(3,:)==1)+3.5+3*.1),'r-','LineWidth',2,x(final_EdU_E2F3(3,:)==2),(final_EdU_E2F3(final_EdU_E2F3(3,:)==2)+3.5+3*.1),'r--','LineWidth',2, ...
     x(pH3_E2F3(3,:)==1),(pH3_E2F3(pH3_E2F3(3,:)==1)+4+3*.1),'r--','LineWidth',2,x(pH3_E2F3(3,:)==2),(pH3_E2F3(pH3_E2F3(3,:)==2)+4+3*.1),'r-','LineWidth',2);
plot(xx,y_E2F3,'color',[0.44,.68,0.28],'LineWidth',2)
axis([1 100 0 4.5],"nolabel")
legend("E2F3A with EdU","E2F3A with pH3","E2F3A with E2F8","E2F3A with E2F4","location","NorthWest")
title("E2F3A registration")
print (hf, "./results/E2F3_MW_registration.png");
close();
# E2F8 registration
hf=figure();
hold on;
for i = 1:3
  plot(x,inter_E2F8_EdU(i,:),'r--','LineWidth',2,E2F8_pH3(i,:),'b--','LineWidth',2,current_E2F8_E2F3(i,:),'k--','LineWidth',2, ...
     x(final_EdU_E2F8(i,:)==1),(final_EdU_E2F8(final_EdU_E2F8(i,:)==1)+3.5+i*.1),'r-','LineWidth',2,x(final_EdU_E2F8(i,:)==2),(final_EdU_E2F8(final_EdU_E2F8(i,:)==2)+3.5+i*.1),'r--','LineWidth',2, ...
     x(pH3_E2F8(i,:)==1),(pH3_E2F8(pH3_E2F8(i,:)==1)+4+i*.1),'r--','LineWidth',2,x(pH3_E2F8(i,:)==2),(pH3_E2F8(pH3_E2F8(i,:)==2)+4+i*.1),'r-','LineWidth',2);
end
plot(xx,y_E2F8,'color',[0.27,.45,0.77],'LineWidth',2)
axis([1 100 0 4.5],"nolabel")
legend("E2F8 with EdU","E2F8 with pH3","E2F8 with E2F3A","location","NorthWest")
title("E2F8 registration")
print (hf, "./results/E2F8_MW_registration.png");
close();
# E2F4 registration
hf=figure();
hold on;
for i = 1:2
  plot(x,inter_E2F4_EdU(i,:),'r--','LineWidth',2,E2F4_pH3(i,:),'b--','LineWidth',2,current_E2F4_E2F3(i,:),'k--','LineWidth',2, ...
     x(final_EdU_E2F4(i,:)==1),(final_EdU_E2F4(final_EdU_E2F4(i,:)==1)+3.5+i*.1),'r-','LineWidth',2,x(final_EdU_E2F4(i,:)==2),(final_EdU_E2F4(final_EdU_E2F4(i,:)==2)+3.5+i*.1),'r--','LineWidth',2, ...
     x(pH3_E2F4(i,:)==1),(pH3_E2F4(pH3_E2F4(i,:)==1)+4+i*.1),'r--','LineWidth',2,x(pH3_E2F4(i,:)==2),(pH3_E2F4(pH3_E2F4(i,:)==2)+4+i*.1),'r-','LineWidth',2);
end
plot(xx,y_E2F4,'color',[.75,0,0],'LineWidth',2)
axis([1 100 0 4.5],"nolabel")
legend("E2F4 with EdU","E2F4 with pH3","E2F4 with E2F3A","location","NorthWest")
title("E2F4 registration")
print (hf, "./results/E2F4_MW_registration.png");
close();

hf=figure();
plot(xx,y_E2F3,'color',[0.44,.68,0.28],'LineWidth',2,xx,y_E2F8,'color',[0.27,.45,0.77],'LineWidth',2,xx,y_E2F4,'color',[.75,0,0],'LineWidth',2, ...
     x(final_EdU==1),(final_EdU(final_EdU==1)+2.5),'r-','LineWidth',2,x(final_pH3==2),(final_pH3(final_pH3==2)+1.25),'color',[0.44,.19,0.63],'LineWidth',2, ...
     x(final_pH3==1),(final_pH3(final_pH3==1)+2.25),'color',[0.44,.19,0.63],'linestyle',':','LineWidth',2,x(final_EdU==2),(final_EdU(final_EdU==2)+1.5),'r:','LineWidth',2);
axis([1 100 0 3.75],"nolabel")
legend("E2F3A","MYC-E2F8","MYC-E2F4","EdU","pH3","location","NorthWest")
file = strcat("./results/final.png");
print (hf, file);
close();
